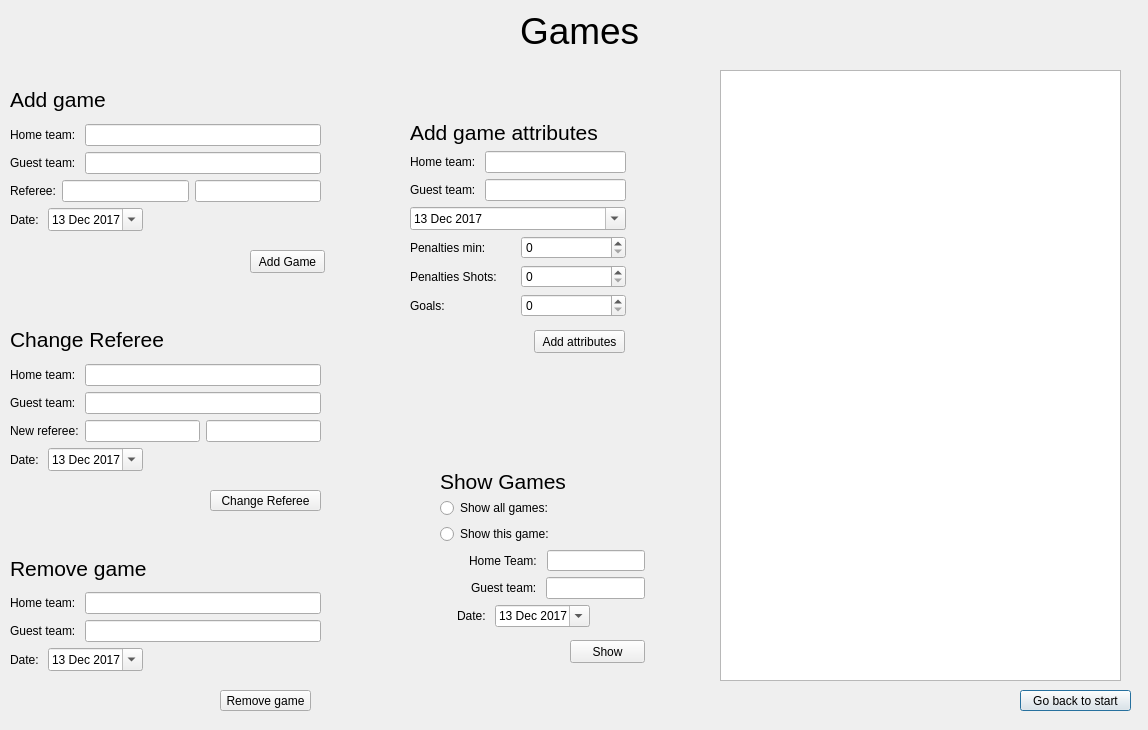
<?xml version="1.0" encoding="UTF-8"?>
<ui version="4.0">
 <class>GameWindow</class>
 <widget class="QDialog" name="GameWindow">
  <property name="geometry">
   <rect>
    <x>0</x>
    <y>0</y>
    <width>1148</width>
    <height>730</height>
   </rect>
  </property>
  <property name="windowTitle">
   <string>Dialog</string>
  </property>
  <widget class="QLabel" name="label">
   <property name="geometry">
    <rect>
     <x>520</x>
     <y>10</y>
     <width>121</width>
     <height>41</height>
    </rect>
   </property>
   <property name="font">
    <font>
     <pointsize>28</pointsize>
    </font>
   </property>
   <property name="text">
    <string>Games</string>
   </property>
  </widget>
  <widget class="QTextEdit" name="textEdit">
   <property name="geometry">
    <rect>
     <x>720</x>
     <y>70</y>
     <width>401</width>
     <height>611</height>
    </rect>
   </property>
  </widget>
  <widget class="QPushButton" name="pushButton_goBackToStart">
   <property name="geometry">
    <rect>
     <x>1020</x>
     <y>690</y>
     <width>111</width>
     <height>21</height>
    </rect>
   </property>
   <property name="text">
    <string>Go back to start</string>
   </property>
  </widget>
  <widget class="QWidget" name="layoutWidget">
   <property name="geometry">
    <rect>
     <x>10</x>
     <y>320</y>
     <width>311</width>
     <height>151</height>
    </rect>
   </property>
   <layout class="QVBoxLayout" name="verticalLayout_3">
    <item>
     <widget class="QLabel" name="label_7">
      <property name="font">
       <font>
        <pointsize>16</pointsize>
       </font>
      </property>
      <property name="text">
       <string>Change Referee</string>
      </property>
     </widget>
    </item>
    <item>
     <layout class="QVBoxLayout" name="verticalLayout_4">
      <item>
       <layout class="QHBoxLayout" name="horizontalLayout_4">
        <item>
         <widget class="QLabel" name="label_8">
          <property name="text">
           <string>Home team: </string>
          </property>
         </widget>
        </item>
        <item>
         <widget class="QLineEdit" name="lineEdit_changeRef_homeTeam"/>
        </item>
       </layout>
      </item>
      <item>
       <layout class="QHBoxLayout" name="horizontalLayout_5">
        <item>
         <widget class="QLabel" name="label_9">
          <property name="text">
           <string>Guest team: </string>
          </property>
         </widget>
        </item>
        <item>
         <widget class="QLineEdit" name="lineEdit_changeRef_guestTeam"/>
        </item>
       </layout>
      </item>
      <item>
       <layout class="QHBoxLayout" name="horizontalLayout_6">
        <item>
         <widget class="QLabel" name="label_10">
          <property name="text">
           <string>New referee:</string>
          </property>
         </widget>
        </item>
        <item>
         <widget class="QLineEdit" name="lineEdit_changeRef_referee_FN"/>
        </item>
        <item>
         <widget class="QLineEdit" name="lineEdit_changeRef_referee_SN"/>
        </item>
       </layout>
      </item>
     </layout>
    </item>
    <item>
     <layout class="QHBoxLayout" name="horizontalLayout_15">
      <item>
       <widget class="QLabel" name="label_23">
        <property name="text">
         <string>Date: </string>
        </property>
       </widget>
      </item>
      <item>
       <widget class="QDateEdit" name="dateEdit_ChangeRef">
        <property name="dateTime">
         <datetime>
          <hour>0</hour>
          <minute>0</minute>
          <second>0</second>
          <year>2017</year>
          <month>12</month>
          <day>13</day>
         </datetime>
        </property>
        <property name="calendarPopup">
         <bool>true</bool>
        </property>
       </widget>
      </item>
      <item>
       <spacer name="horizontalSpacer_2">
        <property name="orientation">
         <enum>Qt::Horizontal</enum>
        </property>
        <property name="sizeHint" stdset="0">
         <size>
          <width>40</width>
          <height>20</height>
         </size>
        </property>
       </spacer>
      </item>
     </layout>
    </item>
   </layout>
  </widget>
  <widget class="QPushButton" name="pushButton_addGame">
   <property name="geometry">
    <rect>
     <x>250</x>
     <y>250</y>
     <width>75</width>
     <height>23</height>
    </rect>
   </property>
   <property name="text">
    <string>Add Game</string>
   </property>
  </widget>
  <widget class="QPushButton" name="pushButton_changeRef">
   <property name="geometry">
    <rect>
     <x>210</x>
     <y>490</y>
     <width>111</width>
     <height>21</height>
    </rect>
   </property>
   <property name="text">
    <string>Change Referee</string>
   </property>
  </widget>
  <widget class="QWidget" name="layoutWidget_2">
   <property name="geometry">
    <rect>
     <x>10</x>
     <y>550</y>
     <width>311</width>
     <height>121</height>
    </rect>
   </property>
   <layout class="QVBoxLayout" name="verticalLayout_5">
    <item>
     <widget class="QLabel" name="label_6">
      <property name="font">
       <font>
        <pointsize>16</pointsize>
       </font>
      </property>
      <property name="text">
       <string>Remove game</string>
      </property>
     </widget>
    </item>
    <item>
     <layout class="QVBoxLayout" name="verticalLayout_6">
      <item>
       <layout class="QHBoxLayout" name="horizontalLayout_7">
        <item>
         <widget class="QLabel" name="label_11">
          <property name="text">
           <string>Home team: </string>
          </property>
         </widget>
        </item>
        <item>
         <widget class="QLineEdit" name="lineEdit_remove_homeTeam"/>
        </item>
       </layout>
      </item>
      <item>
       <layout class="QHBoxLayout" name="horizontalLayout_8">
        <item>
         <widget class="QLabel" name="label_12">
          <property name="text">
           <string>Guest team: </string>
          </property>
         </widget>
        </item>
        <item>
         <widget class="QLineEdit" name="lineEdit_remove_guestTeam"/>
        </item>
       </layout>
      </item>
      <item>
       <layout class="QHBoxLayout" name="horizontalLayout_14">
        <item>
         <widget class="QLabel" name="label_22">
          <property name="text">
           <string>Date: </string>
          </property>
         </widget>
        </item>
        <item>
         <widget class="QDateEdit" name="dateEdit_RemoveGame">
          <property name="dateTime">
           <datetime>
            <hour>0</hour>
            <minute>0</minute>
            <second>0</second>
            <year>2017</year>
            <month>12</month>
            <day>13</day>
           </datetime>
          </property>
          <property name="calendarPopup">
           <bool>true</bool>
          </property>
         </widget>
        </item>
        <item>
         <spacer name="horizontalSpacer">
          <property name="orientation">
           <enum>Qt::Horizontal</enum>
          </property>
          <property name="sizeHint" stdset="0">
           <size>
            <width>40</width>
            <height>20</height>
           </size>
          </property>
         </spacer>
        </item>
       </layout>
      </item>
     </layout>
    </item>
   </layout>
  </widget>
  <widget class="QPushButton" name="pushButton_removeGame">
   <property name="geometry">
    <rect>
     <x>220</x>
     <y>690</y>
     <width>91</width>
     <height>21</height>
    </rect>
   </property>
   <property name="text">
    <string>Remove game</string>
   </property>
  </widget>
  <widget class="QPushButton" name="pushButton_addGAtt">
   <property name="geometry">
    <rect>
     <x>534</x>
     <y>330</y>
     <width>91</width>
     <height>23</height>
    </rect>
   </property>
   <property name="text">
    <string>Add attributes</string>
   </property>
  </widget>
  <widget class="QPushButton" name="pushButton_show">
   <property name="geometry">
    <rect>
     <x>570</x>
     <y>640</y>
     <width>75</width>
     <height>23</height>
    </rect>
   </property>
   <property name="text">
    <string>Show</string>
   </property>
  </widget>
  <widget class="QWidget" name="">
   <property name="geometry">
    <rect>
     <x>10</x>
     <y>80</y>
     <width>311</width>
     <height>151</height>
    </rect>
   </property>
   <layout class="QVBoxLayout" name="verticalLayout_2">
    <item>
     <widget class="QLabel" name="label_2">
      <property name="font">
       <font>
        <pointsize>16</pointsize>
       </font>
      </property>
      <property name="text">
       <string>Add game</string>
      </property>
     </widget>
    </item>
    <item>
     <layout class="QVBoxLayout" name="verticalLayout">
      <item>
       <layout class="QHBoxLayout" name="horizontalLayout">
        <item>
         <widget class="QLabel" name="label_3">
          <property name="text">
           <string>Home team: </string>
          </property>
         </widget>
        </item>
        <item>
         <widget class="QLineEdit" name="lineEdit_add_homeTeam"/>
        </item>
       </layout>
      </item>
      <item>
       <layout class="QHBoxLayout" name="horizontalLayout_2">
        <item>
         <widget class="QLabel" name="label_4">
          <property name="text">
           <string>Guest team: </string>
          </property>
         </widget>
        </item>
        <item>
         <widget class="QLineEdit" name="lineEdit_add_guestTeam"/>
        </item>
       </layout>
      </item>
      <item>
       <layout class="QHBoxLayout" name="horizontalLayout_3">
        <item>
         <widget class="QLabel" name="label_5">
          <property name="text">
           <string>Referee:</string>
          </property>
         </widget>
        </item>
        <item>
         <widget class="QLineEdit" name="lineEdit_add_referee_Fn"/>
        </item>
        <item>
         <widget class="QLineEdit" name="lineEdit_add_referee_SN"/>
        </item>
       </layout>
      </item>
     </layout>
    </item>
    <item>
     <layout class="QHBoxLayout" name="horizontalLayout_16">
      <item>
       <widget class="QLabel" name="label_24">
        <property name="text">
         <string>Date: </string>
        </property>
       </widget>
      </item>
      <item>
       <widget class="QDateEdit" name="dateEdit_addGame">
        <property name="dateTime">
         <datetime>
          <hour>0</hour>
          <minute>0</minute>
          <second>0</second>
          <year>2017</year>
          <month>12</month>
          <day>13</day>
         </datetime>
        </property>
        <property name="calendarPopup">
         <bool>true</bool>
        </property>
       </widget>
      </item>
      <item>
       <spacer name="horizontalSpacer_3">
        <property name="orientation">
         <enum>Qt::Horizontal</enum>
        </property>
        <property name="sizeHint" stdset="0">
         <size>
          <width>40</width>
          <height>20</height>
         </size>
        </property>
       </spacer>
      </item>
     </layout>
    </item>
   </layout>
  </widget>
  <widget class="QWidget" name="">
   <property name="geometry">
    <rect>
     <x>410</x>
     <y>120</y>
     <width>216</width>
     <height>197</height>
    </rect>
   </property>
   <layout class="QVBoxLayout" name="verticalLayout_9">
    <item>
     <layout class="QVBoxLayout" name="verticalLayout_7">
      <item>
       <widget class="QLabel" name="label_13">
        <property name="font">
         <font>
          <pointsize>16</pointsize>
         </font>
        </property>
        <property name="text">
         <string>Add game attributes</string>
        </property>
       </widget>
      </item>
      <item>
       <layout class="QVBoxLayout" name="verticalLayout_8">
        <item>
         <layout class="QHBoxLayout" name="horizontalLayout_10">
          <item>
           <widget class="QLabel" name="label_14">
            <property name="text">
             <string>Home team: </string>
            </property>
           </widget>
          </item>
          <item>
           <widget class="QLineEdit" name="lineEdit_addGAtt_homeTeam"/>
          </item>
         </layout>
        </item>
        <item>
         <layout class="QHBoxLayout" name="horizontalLayout_11">
          <item>
           <widget class="QLabel" name="label_15">
            <property name="text">
             <string>Guest team: </string>
            </property>
           </widget>
          </item>
          <item>
           <widget class="QLineEdit" name="lineEdit_addGAtt_guestTeam"/>
          </item>
         </layout>
        </item>
       </layout>
      </item>
      <item>
       <widget class="QDateEdit" name="dateEdit_AddGAtt">
        <property name="dateTime">
         <datetime>
          <hour>0</hour>
          <minute>0</minute>
          <second>0</second>
          <year>2017</year>
          <month>12</month>
          <day>13</day>
         </datetime>
        </property>
        <property name="calendarPopup">
         <bool>true</bool>
        </property>
       </widget>
      </item>
     </layout>
    </item>
    <item>
     <layout class="QHBoxLayout" name="horizontalLayout_9">
      <item>
       <widget class="QLabel" name="label_16">
        <property name="text">
         <string>Penalties min:</string>
        </property>
       </widget>
      </item>
      <item>
       <widget class="QSpinBox" name="spinBox_Pmin"/>
      </item>
     </layout>
    </item>
    <item>
     <layout class="QHBoxLayout" name="horizontalLayout_12">
      <item>
       <widget class="QLabel" name="label_17">
        <property name="text">
         <string>Penalties Shots: </string>
        </property>
       </widget>
      </item>
      <item>
       <widget class="QSpinBox" name="spinBox_PShot"/>
      </item>
     </layout>
    </item>
    <item>
     <layout class="QHBoxLayout" name="horizontalLayout_13">
      <item>
       <widget class="QLabel" name="label_18">
        <property name="text">
         <string>Goals: </string>
        </property>
       </widget>
      </item>
      <item>
       <widget class="QSpinBox" name="spinBox_Goals"/>
      </item>
     </layout>
    </item>
   </layout>
  </widget>
  <widget class="QWidget" name="">
   <property name="geometry">
    <rect>
     <x>440</x>
     <y>470</y>
     <width>205</width>
     <height>157</height>
    </rect>
   </property>
   <layout class="QVBoxLayout" name="verticalLayout_10">
    <item>
     <widget class="QLabel" name="label_19">
      <property name="font">
       <font>
        <pointsize>16</pointsize>
       </font>
      </property>
      <property name="text">
       <string>Show Games</string>
      </property>
     </widget>
    </item>
    <item>
     <widget class="QRadioButton" name="radioButton_showAll">
      <property name="text">
       <string>Show all games: </string>
      </property>
     </widget>
    </item>
    <item>
     <widget class="QRadioButton" name="radioButton_showOne">
      <property name="text">
       <string>Show this game: </string>
      </property>
     </widget>
    </item>
    <item>
     <layout class="QHBoxLayout" name="horizontalLayout_19">
      <item>
       <spacer name="horizontalSpacer_4">
        <property name="orientation">
         <enum>Qt::Horizontal</enum>
        </property>
        <property name="sizeHint" stdset="0">
         <size>
          <width>40</width>
          <height>20</height>
         </size>
        </property>
       </spacer>
      </item>
      <item>
       <widget class="QLabel" name="label_20">
        <property name="text">
         <string>Home Team: </string>
        </property>
       </widget>
      </item>
      <item>
       <widget class="QLineEdit" name="lineEdit_ShowOneHName"/>
      </item>
     </layout>
    </item>
    <item>
     <layout class="QHBoxLayout" name="horizontalLayout_18">
      <item>
       <spacer name="horizontalSpacer_5">
        <property name="orientation">
         <enum>Qt::Horizontal</enum>
        </property>
        <property name="sizeHint" stdset="0">
         <size>
          <width>40</width>
          <height>20</height>
         </size>
        </property>
       </spacer>
      </item>
      <item>
       <widget class="QLabel" name="label_21">
        <property name="text">
         <string>Guest team: </string>
        </property>
       </widget>
      </item>
      <item>
       <widget class="QLineEdit" name="lineEdit_showOneGName"/>
      </item>
     </layout>
    </item>
    <item>
     <layout class="QHBoxLayout" name="horizontalLayout_17">
      <item>
       <spacer name="horizontalSpacer_6">
        <property name="orientation">
         <enum>Qt::Horizontal</enum>
        </property>
        <property name="sizeHint" stdset="0">
         <size>
          <width>5</width>
          <height>20</height>
         </size>
        </property>
       </spacer>
      </item>
      <item>
       <widget class="QLabel" name="label_25">
        <property name="text">
         <string>Date: </string>
        </property>
       </widget>
      </item>
      <item>
       <widget class="QDateEdit" name="dateEdit_ShowOneDate">
        <property name="dateTime">
         <datetime>
          <hour>0</hour>
          <minute>0</minute>
          <second>0</second>
          <year>2017</year>
          <month>12</month>
          <day>13</day>
         </datetime>
        </property>
        <property name="calendarPopup">
         <bool>true</bool>
        </property>
       </widget>
      </item>
      <item>
       <spacer name="horizontalSpacer_7">
        <property name="orientation">
         <enum>Qt::Horizontal</enum>
        </property>
        <property name="sizeHint" stdset="0">
         <size>
          <width>55</width>
          <height>20</height>
         </size>
        </property>
       </spacer>
      </item>
     </layout>
    </item>
   </layout>
  </widget>
 </widget>
 <resources/>
 <connections/>
</ui>
